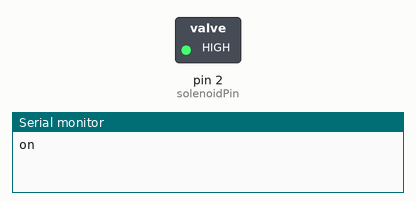
A sketch run on a simulated Arduino Uno, built with avr-gcc and run on an emulated ATmega328P. Parts: switched loads named in the sketch (green lamp = pin HIGH), the last lines printed to the serial monitor.

Above: at 5.0 s.
At 15.0 s:
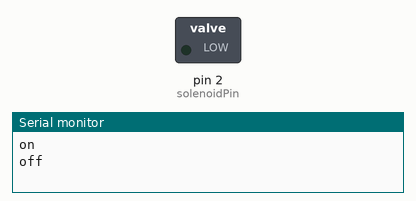
Timing chart, 0 to 26.0 s (numbered marks = the images above):
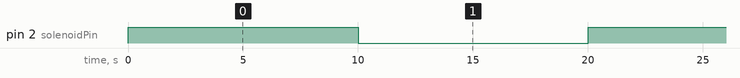

Measured:
- by itself, pin 2 (solenoidPin): alternates HIGH for 10.0 s and LOW for 10.0 s

The sketch:

Solenoid_Valve_TEST.ino
```cpp
/*************************************************************************************
*   Project Name:   Water Solenoid Valve
*   Author:         Oliver Salmeron
*   Date Began:     May, 2016
*
*   Description:  This program monitors and controls the parameters of a garden space.
*                 All inputs and outputs are modular by design and can be selected as desired.
*
*   AIO Username:   oligon
*   AIO Key:        9b9ec3768ccd4ebf83a67d2223e6e2b8
*
*   Hardware Hook Up:
*     - Water Solenoid Valve
*       -- Digital Pin 5      ->  1.2K Ohm + TIP120 Transistor
*       -- TIP120 Transistor  ->  Base: Digital 5, Emitter: Ground, Collector: Solenoid + Diode in parallel to 5V
*
*   Wireless Communication:
*     - Bluetooth (Feather)
*       -- Eddystone URL:   https://freeboard.io/board/Rqzu2j
*       -- Description:     The bluetooth nRF51 chip broadcasts the link above to any nearby devices. This website is where all the information is displayed visually.
*     - WiFi (HUZZAH)
*       -- IP Address:
*       -- SSID:
*       -- Password:
*
*************************************************************************************/

int solenoidPin = 2;    //This is the output pin on the Arduino we are using

void setup() {
  Serial.begin(115200);     // Set the Baud Rate

  // put your setup code here, to run once:
  pinMode(solenoidPin, OUTPUT);           //Sets the pin as an output
}

void loop() {
  // put your main code here, to run repeatedly:
  digitalWrite(solenoidPin, HIGH);    //Switch Solenoid ON
  Serial.println("on");
  delay(10000);                      //Wait 1 Second
  digitalWrite(solenoidPin, LOW);     //Switch Solenoid OFF
  Serial.println("off");
  delay(10000);                      //Wait 1 Second
}
```
